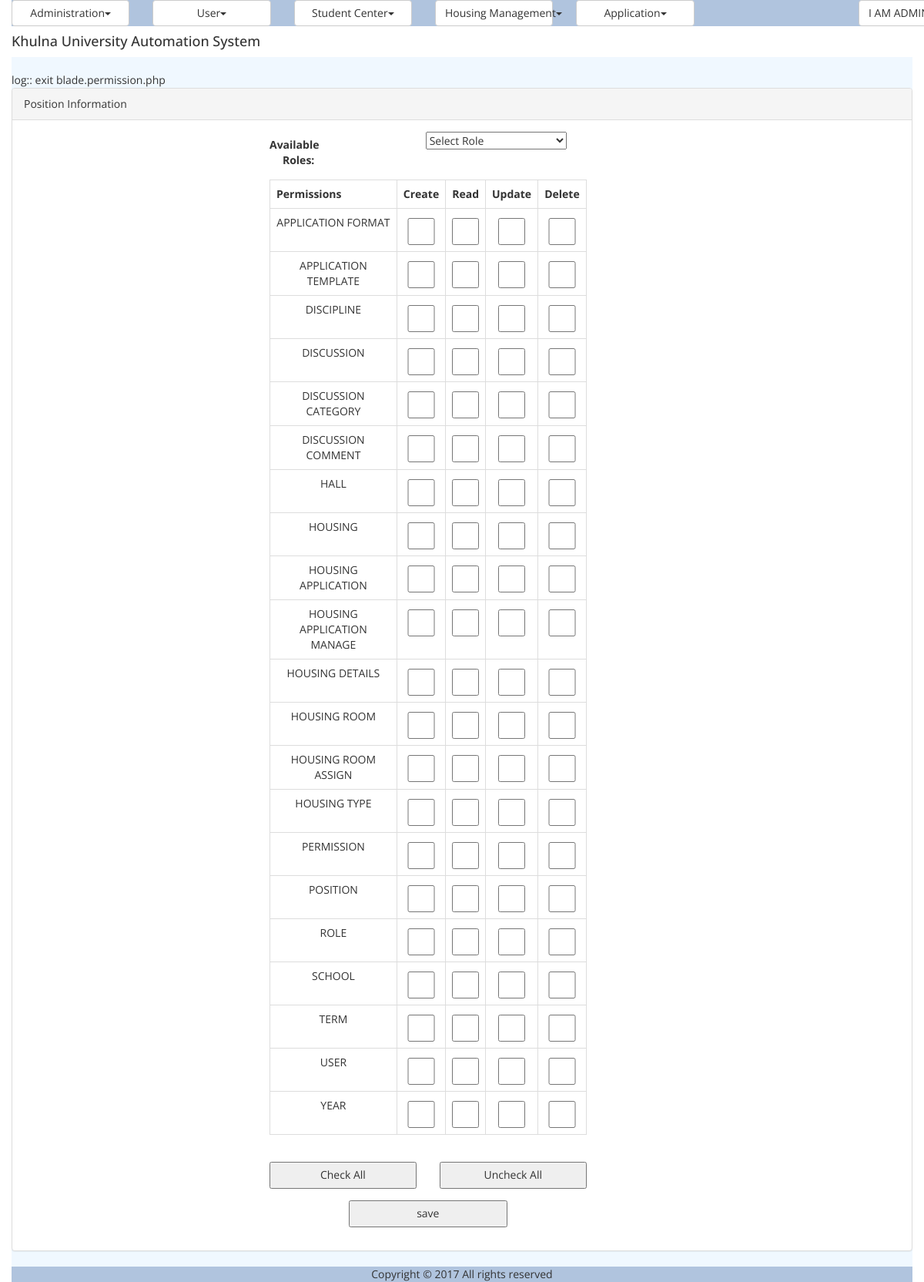
The app's page /permission.php (signed in) with its own data.
### tables this page shows
CREATE TABLE `tbl_permission` (
  `ID` varchar(100) NOT NULL,
  `Name` varchar(100) NOT NULL,
  `Category` varchar(100) NOT NULL
);

### util/class.util.php (called while the page is built, shortened)
<?php
class ConfigUtil implements I_DBConfig, I_LogConfig, I_LanguageConfig{
	public static $s_instance;
	private $_host;
	private $_username;
	private $_password;
	private $_database;
	public static function getInstance() {
		if(!self::$s_instance) {
			self::$s_instance = new self();
		}
		return self::$s_instance;
	}
	private function readConfig(){
		$this->_ini_array = parse_ini_file(CONFIG.'system.ini');
		$this->_host =	$this->_ini_array['db_host'];
		$this->_username = $this->_ini_array['db_username'];
		$this->_password = $this->_ini_array['db_password'];
		$this->_database = $this->_ini_array['db_database'];
	}
	public function getDBHost(){
		return $this->_host;
	}
	public function getDBUserName(){
		return $this->_username;
	}
	public function getDBPassword(){
		return $this->_password;
	}
	public function getDBName(){
		return $this->_database;
	}
}
class DBUtil implements I_DBUtil {
	private static $s_instance;
	private $_host;
	private $_username;
	private $_password;
	private $_database;
	protected $_connection;
	protected $_result;
	public static function getInstance() {
		if(!self::$s_instance) {
			self::$s_instance = new self();
		}
		return self::$s_instance;
	}
	private function readDBConfig(){
		$_config = ConfigUtil::getInstance();
		$this->_host = $_config->getDBHost();
		$this->_username = $_config->getDBUserName();
		$this->_password = $_config->getDBPassword();
		$this->_database = $_config->getDBName();
	}
	private function setConnection(){
		$this->_connection = new mysqli($this->_host, $this->_username,
			$this->_password, $this->_database);
	}
	public function doQuery($sql) {
		$this->_result = $this->_connection->query($sql) or die(mysqli_error($this->_result));
		return $this->_result;
	}
	public function getNumRows() {
		$this->_numRows = mysqli_num_rows($this->_result);
		return $this->_numRows;
	}
	public function getAllRows() {
		$rows = array();
		for($x = 0; $x < $this->getNumRows(); $x++) {
			$rows[] = mysqli_fetch_assoc($this->_result);
		}
		return $rows;
	}
}
class LogUtil{
	private static $s_instance;
	public static function getInstance(){
		if(!self::$s_instance) {
			self::$s_instance = new self();
		}
		return self::$s_instance;
	}
}
class LangUtil{
	private static $s_instance;
	public static function getInstance() {
		if(!self::$s_instance) {
			self::$s_instance = new self();
		}
		return self::$s_instance;
	}
}
?>

### modules/user/bao/class.rolebao.php (called while the page is built, shortened)
<?php
include_once UTILITY.'class.util.php';
include_once MODULES_USER.'dao/class.roledao.php';
Class RoleBAO{
	private $_RoleDAO;
	public function __construct(){
		$this->_RoleDAO = new RoleDAO();
	}
	public function getAllPermissions(){
		$Result = $this->_RoleDAO->getAllPermissions();
		return $Result;
	}
}
?>

### modules/user/dao/class.roledao.php (called while the page is built, shortened)
<?php
include_once COMMON.'class.common.php';
include_once UTILITY.'class.util.php';
Class RoleDAO{
	private $_DB;
	public function __construct(){
		$this->_DB = DBUtil::getInstance();
	}
	public function getAllRoles(){
		$RoleList = array();
		$this->_DB->doQuery("SELECT * FROM tbl_role order by Name ASC");
		$rows = $this->_DB->getAllRows();
		for($i = 0; $i < sizeof($rows); $i++) {
			$row = $rows[$i];
			$this->_Role = new Role();
		    $this->_Role->setID ( $row['ID']);
		    $this->_Role->setName( $row['Name'] );
		    $RoleList[]=$this->_Role;
		}
		$Result = new Result();
		$Result->setIsSuccess(1);
		$Result->setResultObject($RoleList);
		return $Result;
	}
	public function getAllPermissions(){
		$PermissionList = array();
		$this->_DB->doQuery("SELECT * FROM tbl_permission order by Category ASC");
		$rows = $this->_DB->getAllRows();
		for($i = 0; $i < sizeof($rows); $i++) {
			$row = $rows[$i];
			$this->_Permission = new Permission();
		    $this->_Permission->setID ( $row['ID']);
		    $this->_Permission->setName( $row['Name'] );
		    $this->_Permission->setCategory( $row['Category'] );
		    $PermissionList[]=$this->_Permission;
		}
		$Result = new Result();
		$Result->setIsSuccess(1);
		$Result->setResultObject($PermissionList);
		return $Result;
	}
}
?>

### common/class.common.php (called while the page is built, shortened)
<?php
include_once 'class.common.user.php';
class Result{
    private $_IsSuccess=0;
    private $_ResultObject;
    public function setIsSuccess($IsSuccess){
        $this->_IsSuccess = $IsSuccess;
    }
    public function getIsSuccess(){
        return $this->_IsSuccess;
    }
    public function setResultObject($ResultObject){
        $this->_ResultObject = $ResultObject;
    }
    public function getResultObject(){
        return $this->_ResultObject;
    }
}
?>

### common/class.common.user.php (called while the page is built, shortened)
<?php
class Permission{
    private $_ID;
    private $_Category;
    public function setID ( $ID ) {
        $this->_ID = $ID;
    }
    public function getID () {
        return $this->_ID;
    }
    public function setCategory( $Category ) {
        $this->_Category = $Category;
    }
    public function getCategory() {
        return $this->_Category;
    }
}
?>

### modules/user/ui/view.permission.php (the view, shortened to what this page needs)
<?php
include_once 'blade/view.permission.blade.php';
include_once COMMON.'class.common.php';
?>
	<div class="panel panel-default">
    <div class="panel-heading">Position Information</div>
    <div class="panel-body">
	<div id="form">
		<form method="post" class="form-horizontal" name="formPermissions">
					<div class="form-group">
		              	<label class="control-label col-sm-2" for="selectedRole">Available Roles:</label>		 <div class="col-sm-10">
						    <?php
						    $var = '<select name="selectedRole" id="select-from-roles" onChange="onChangeEventHandler(event,this);">';
							$Result = $_RoleBAO->getAllRoles();
							if($Result->getIsSuccess()){
								$Roles = $Result->getResultObject();
								$var = $var.'<option selected disabled>Select Role</option>';
						       for ($i=0; $i < sizeof($Roles); $i++) {
						       		$Role = $Roles[$i];
						    		$var = $var. '<option value="'.$Role->getID().'"';
						          	$var = $var.'>'.$Role->getName().'</option>';
								}
								$var = $var.'</select>';
							}
							echo $var;
							?>
						</div>
					</div>
					<div class="form-group">
	              		<div class="col-sm-10">
						    <?php
						    $var='<table class="table table-bordered">';
						    $var=$var.'<tr>';
						    $var=$var.'<th>Permissions</th>';
						    $var=$var.'<th>Create</th>';
						    $var=$var.'<th>Read</th>';
						    $var=$var.'<th>Update</th>';
						    $var=$var.'<th>Delete</th>';
						    $var=$var.'</tr>';
						    $Result = $_RoleBAO->getAllPermissions();
							if($Result->getIsSuccess()){
								$Permissions = $Result->getResultObject();
						       for ($i=0; $i < sizeof($Permissions); ) {
						       		$Permission = $Permissions[$i];
						       		$var = $var.'<tr>';
						       		$var = $var.'<td>'.$Permission->getCategory().'</td>';
						       		$j=$i;
						       		for ( ; $j < sizeof($Permissions)  ; $j++) {
						       			if(!strcasecmp($Permissions[$i]->getCategory(), $Permissions[$j]->getCategory())){
						    				$var = $var.'<td><input type="checkbox" name="selectedPermissions[]"
						    					value="'.$Permissions[$j]->getID().'"
						    					id="'.$Permissions[$j]->getID().'"';
						          			$var = $var.'/></td>';
						       			}
						       			else{
						       				break;
						       			}
						       		}
						       		$i=$j;
						       		$var = $var. '</tr>';
						    	}
						    	$var = $var.'</table>';
						    }
						    echo $var;
						    ?>
						</div>
					</div>
					<div class="form-group">
	              		<div class="col-sm-5">
									<input type="button" name="checkAll" onclick="SetAllCheckBoxes('formPermissions', 'selectedPermissions[]', true);" value="Check All"/>
						</div>
						<div class="col-sm-5">
									<input type="button" name="uncheckAll" onclick="SetAllCheckBoxes('formPermissions', 'selectedPermissions[]', false);" value="Uncheck All"/>
						</div>
					</div>
					<div class="form-group">
	              		<div class="col-sm-10">
							<button type="submit" name="save">save</button>
						</div>
					</div>
		</form>
	</div>
	</div>
	</div>

### resources/css/style.css (style rules this page uses)
#form { width:500px; margin:0px auto; text-align:center; }
#form form input { width:100%; height:35px; }
form button { width:50%; height:35px; }
table,td { border:solid #e9e9e9 1px; }

### records on screen
tbl_permission: Category "APPLICATION FORMAT"
tbl_permission: Category "APPLICATION TEMPLATE"
tbl_permission: Category "DISCIPLINE"
tbl_permission: Category "DISCUSSION"
tbl_permission: Category "DISCUSSION CATEGORY"
tbl_permission: Category "DISCUSSION COMMENT"
tbl_permission: Category "HALL"
tbl_permission: Category "HOUSING"
tbl_permission: Category "HOUSING APPLICATION"
tbl_permission: Category "HOUSING APPLICATION MANAGE"
tbl_permission: Category "HOUSING DETAILS"
tbl_permission: Category "HOUSING ROOM"
tbl_permission: Category "HOUSING ROOM ASSIGN"
tbl_permission: Category "HOUSING TYPE"
tbl_permission: Category "PERMISSION"
tbl_permission: Category "POSITION"
tbl_permission: Category "ROLE"
tbl_permission: Category "SCHOOL"
tbl_permission: Category "TERM"
tbl_permission: Category "USER"
tbl_permission: Category "YEAR"

### other values on screen
$globalMenu[$i]->getTitle() "Administration User Student Center Housing Management Application"
$CurrentUser->getFirstName() "I AM"
